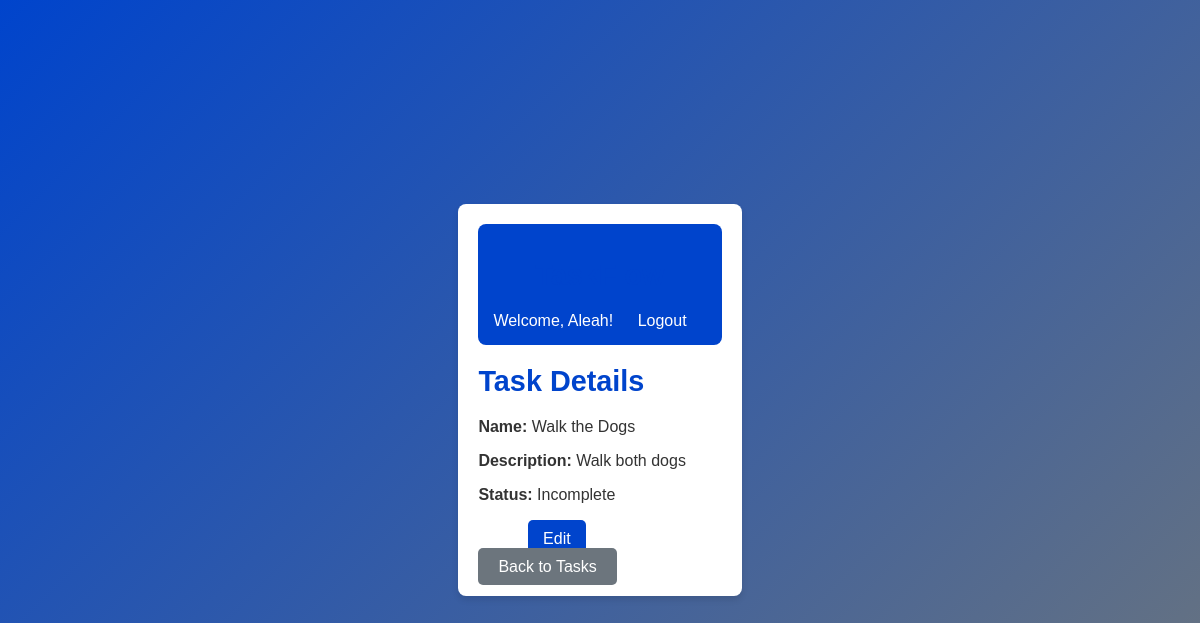
The app's page /tasks/6/ (signed in), older data.
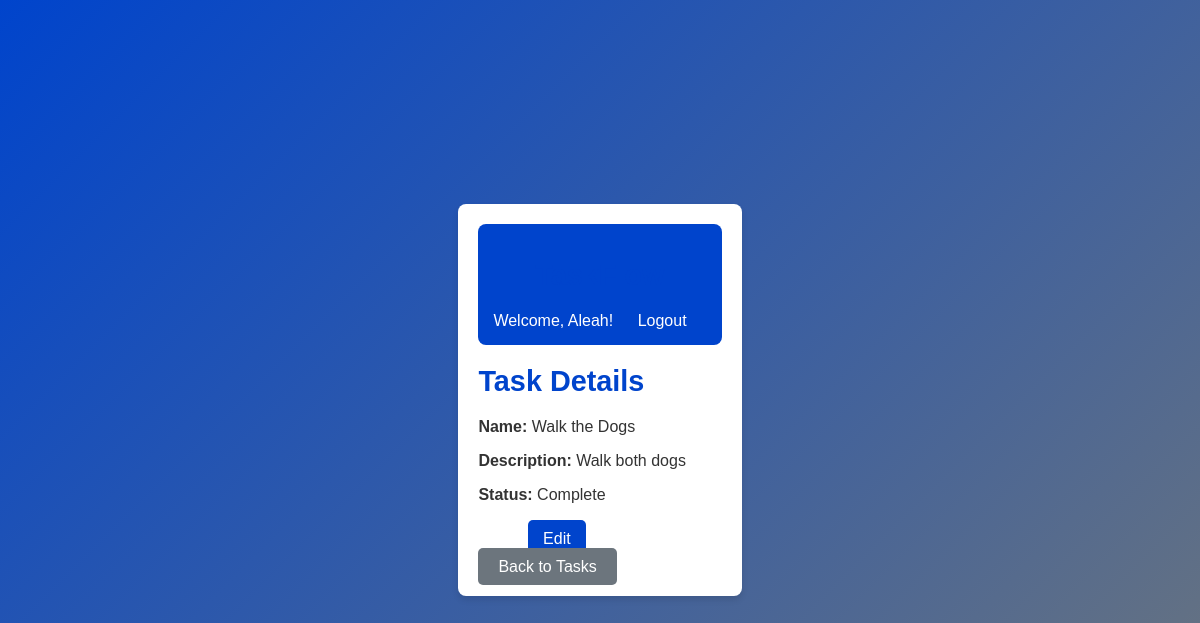
The same page, newer data.
### tasks/models.py (models this page shows, shortened)
class Task(models.Model):
    STATUS_CHOICES = [
        ("Incomplete", "Incomplete"),
        ("In Progress", "In Progress"),
        ("Complete", "Complete"),
    ]
    name = models.CharField(max_length=255)
    description = models.TextField(blank=True, null=True)
    status = models.CharField(max_length=50, choices=STATUS_CHOICES, default="Incomplete")
    assigned_to = models.ForeignKey(
        settings.AUTH_USER_MODEL, on_delete=models.CASCADE, related_name="tasks"
    )
    created_at = models.DateTimeField(auto_now_add=True, db_index=True)
    project = models.ForeignKey(
        "tasks.Project",
        on_delete=models.CASCADE,
        related_name="tasks",
        blank=True,
        null=True,
    )
    class Meta:
        verbose_name = "Task"
        verbose_name_plural = "Tasks"
        ordering = ['-created_at']

### tasks/views.py (the view)
# urls.py: path('<int:task_id>/', views.task_detail, name='task_detail'),
@login_required
def task_detail(request, task_id):
    task = get_object_or_404(Task, id=task_id)
    return render(request, 'task_detail.html', {'task': task})

### tasks/templates/task_detail.html (shortened to what this page needs)
{% extends 'base.html' %}
{% block content %}
<div class="task-details-container">
    <h1>Task Details</h1>
    <p><strong>Name:</strong> {{ task.name }}</p>
    <p><strong>Description:</strong> {{ task.description }}</p>
    <p><strong>Status:</strong>
        <span class="{% if task.status == 'Complete' %}status-complete{% elif task.status == 'In Progress' %}status-in-progress{% else %}status-incomplete{% endif %}">
            {{ task.status }}
        </span>
    </p>
    <div class="task-actions">
        <a href="{% url 'tasks:update_task' task.id %}" class="btn btn-primary">Edit</a>
        <a href="{% url 'tasks:delete_task' task.id %}" class="btn btn-danger">Delete</a>
    </div>
    <a href="{% url 'tasks:task_list' %}" class="btn btn-secondary">Back to Tasks</a>
</div>
{% endblock %}

Row changes from the older to the newer data that the page shows:
changed Task "Walk the Dogs": status "Incomplete" → "Complete"
